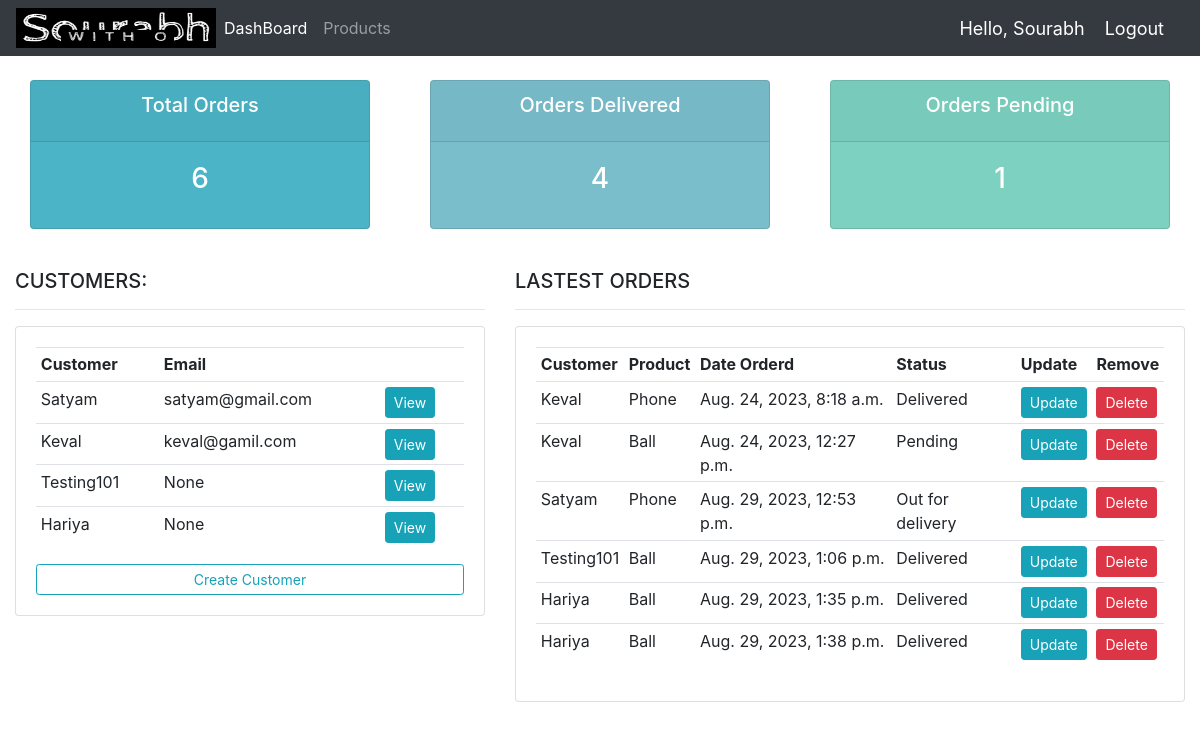
The app's page / (signed in), older data.
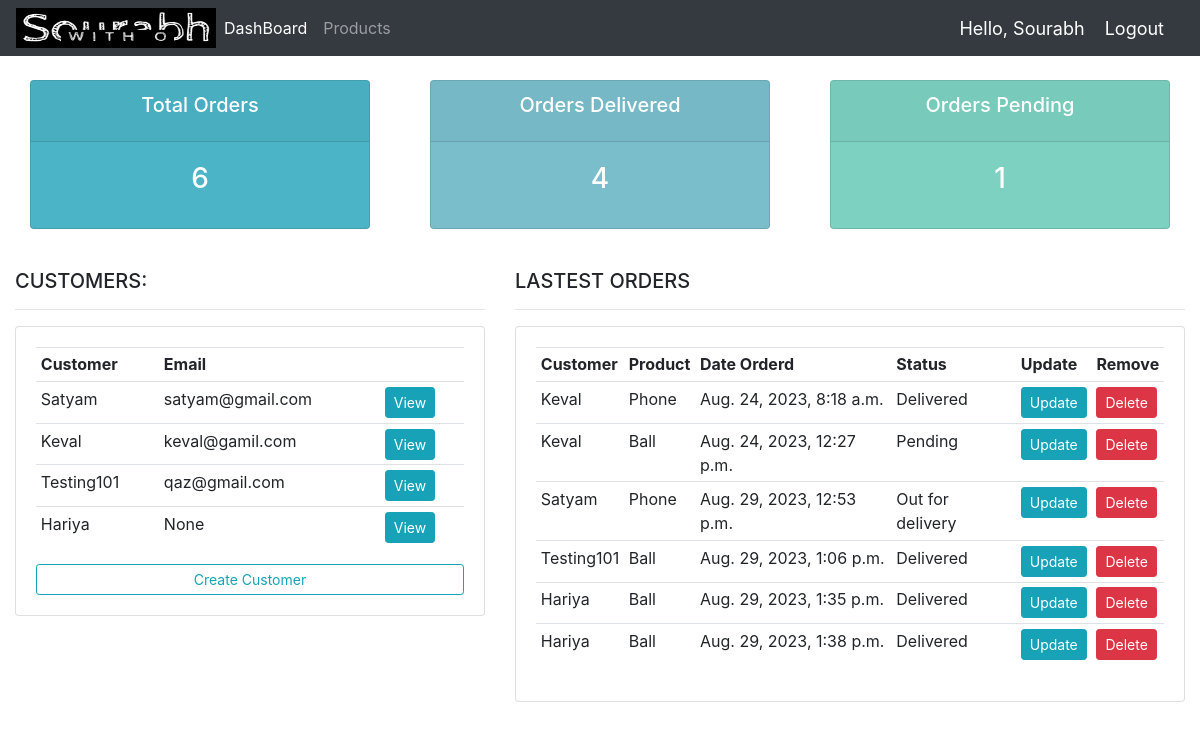
The same page, newer data.
### accounts/models.py (models this page shows)
class Customer(models.Model):
    user = models.OneToOneField(User, null=True, blank=True, on_delete=models.CASCADE)
    name= models.CharField(max_length=200,null=True)
    phone=models.CharField(max_length=200,null=True)
    email=models.CharField(max_length=200,null=True)
    date_created=models.DateTimeField(auto_now_add=True,null=True)
    profile_pic = models.ImageField(default="profile1.png", null=True, blank=True)
    def __str__(self):
        return self.name

### accounts/decorators.py (the view)
	def wrapper_function(request, *args, **kwargs):
		group = None
		if request.user.groups.exists():
			group = request.user.groups.all()[0].name
		if group == 'customer':
			return redirect('user-page')
		if group == 'admin':
			return view_func(request, *args, **kwargs)

### accounts/models.py (called while the page is built)
    def __str__(self):
        return self.name

### accounts/views.py (called while the page is built)
@login_required(login_url='login')
@admin_only
def home(request):
	orders = Order.objects.all()
	customers = Customer.objects.all()
	total_customers = customers.count()
	total_orders = orders.count()
	delivered = orders.filter(status='Delivered').count()
	pending = orders.filter(status='Pending').count()
	context = {'orders':orders, 'customers':customers,
	'total_orders':total_orders,'delivered':delivered,
	'pending':pending }
	return render(request, 'accounts/dashboard.html', context)

### accounts/templates/accounts/dashboard.html
{%  extends 'accounts/main.html' %}
{% block content %}
{%  include 'accounts/status.html' %}
<br>
<div class="row">
	<div class="col-md-5">
		<h5>CUSTOMERS:</h5>
		<hr>
		<div class="card card-body">
			<table class="table table-sm">
				<tr>
					<th>Customer</th>
					<th>Email</th>
					<th></th>
				</tr>
				{% for customer in customers %}
					<tr>
						<td>{{customer.name}}</td>
						<td>{{customer.email}}</td>
						<td><a class="btn btn-primary  btn-sm btn-info" href="{% url 'customer' customer.id %}">View</a> </td>
					</tr>
				{% endfor %}
			</table>
			<a class="btn btn-outline-info  btn-sm btn-block" href="{% url 'create_customer'%}">Create Customer</a>
		</div>
	</div>
	<div class="col-md-7">
		<h5>LASTEST ORDERS</h5>
		<hr>
		<div class="card card-body">
			<table class="table table-sm">
				<tr>
					<th>Customer</th>
					<th>Product</th>
					<th>Date Orderd</th>
					<th>Status</th>
					<th>Update</th>
					<th>Remove</th>
				</tr>
				{% for order in orders %}
					<tr>
						<td>{{order.customer}}</td>
						<td>{{order.product}}</td>
						<td>{{order.date_created}}</td>
						<td>{{order.status}}</td>
						<td><a class="btn btn-primary  btn-sm btn-info" href="{% url 'update_order' order.id %}">Update</a></td>
						<td><a class="btn btn-primary  btn-sm btn-danger" href="{% url 'delete_order' order.id %}">Delete</a></td>
					</tr>
				{% endfor %}
			</table>
		</div>
	</div>
</div>
{% endblock %}

Row changes from the older to the newer data that the page shows:
changed Customer "Testing101": email "None" → "qaz@gmail.com"
